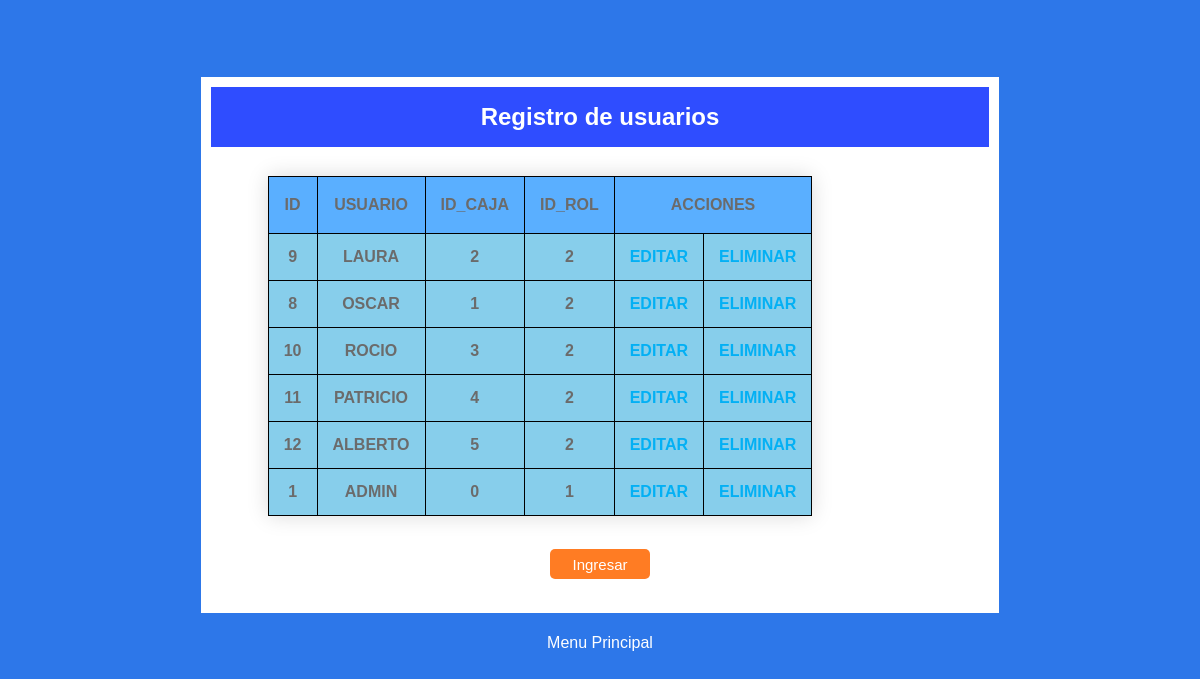
Page /agregar_usuario.php on the committed database.
### tables this page shows
CREATE TABLE `usuarios` (
  `id` int(11) NOT NULL,
  `usuario` varchar(50) NOT NULL,
  `password` varchar(255) NOT NULL,
  `idCaja` int(11) NOT NULL,
  `id_rol` int(11) NOT NULL,
  `fecha_alta` datetime NOT NULL,
  `fecha_actualizacion` datetime NOT NULL
);

### funciones/funciones.php (called while the page is built, shortened)
<?php
function consulta($con,$sql,$error){
	$resultado=mysqli_query($con,$sql) or die (mysqli_error($con));
	return $resultado;
}
?>

### agregar_usuario.php (the view, shortened to what this page needs)
<!doctype html>
<html>
<head>
    <link rel="stylesheet" type="text/css" href="css/generales.css">
    <link rel="stylesheet" type="text/css" href="css/agregar_usuarios.css">
</head>
<body>
    <div class="contenedor-principal">
        <div class="contenedor-info" id="info-usuario">
            <h1>Registro de usuarios</h1>
            <?php
            require_once('funciones/conexion.php');
            require_once('funciones/funciones.php');
            $sql = "select * from usuarios";
            $error = "Error al cargar los usuarios";
            $buscar = consulta($con, $sql, $error);
            $info = mysqli_fetch_assoc($buscar);
            $idUsuario = $info['id'];
            $sql = "SELECT *  FROM usuarios";
            $error_msg = "No existen usuarios";
            $query = consulta($con, $sql, $error_msg);
            ?>
            <ul class="info-usuario">
                <table class="table">
                    <thead class="table-success table-striped">
                        <tr>
						    <th>id</th>
                            <th>usuario</th>
                            <th>id_Caja</th>
                            <th>id_rol</th>
                            <th align="center" colspan="2">acciones</th>
                        </tr>
                    </thead>
                    <tbody>
					<?php
                            while($row=mysqli_fetch_array($query)){
                        ?>
                            <tr>
                                <td><?php echo $row['id']?></td>
                                <td><?php echo $row['usuario']?></td>
                                <td><?php echo $row['idCaja']?></td>
                                <td><?php echo $row['id_rol']?></td>
                                <td><a href="usuario/actualizar_u.php?id=<?php echo $row['id'] ?>" class="btn btn-info">Editar</a></td>
                                <td><a href="usuario/delete_u.php?id=<?php echo $row['id'] ?>" class="btn btn-danger">Eliminar</a></td>
                             </tr>
                            <?php
                            }
                            ?>
                    </tbody>
                </table>
            </ul>
            <button id="usuarioInfo" value="<?php echo $idUsuario; ?>">Ingresar</button>
        </div>
        <a href="administrador.php" class="link-menu">Menu Principal</a>
    </div>
</body>
</html>

### css/generales.css (style rules this page uses)
body, html { background: black; color: #6b6b6b; cursor: default; font-family: Verdana, Arial, Helvetica, sans-serif; font-size: 12pt; line-height: 16px; margin: 0px; padding: 0px; width: 100%; height: 100vh; }
* { box-sizing:border-box; }
a { color:#03b0f4; text-decoration: none; }
.contenedor-principal { width: 100%; height: 100%; min-height:100vh; padding: 20px 30px; position:absolute; background: #2D77E9; }
.link-menu { display:block; width:200px; margin:0px auto; margin-top:2%; color:white; text-align:center; }

### css/agregar_usuarios.css (style rules this page uses)
.contenedor-info { width:70%; min-width:300px; height:auto; margin:0px auto; margin-top:5%; padding:10px; padding-bottom:10px; background:white; }
.contenedor-info h1, .form-editar h1 { background:#2F4DFF; color:white; display: flex; align-items: center; justify-content: center; font-size: 150%; height: 60px; margin:0px; margin-bottom:5%; }
.info-usuario { list-style:none; padding:0px; width:70%; margin:0px auto; }
#usuarioInfo { display:block; margin:0px auto; margin-top:3%; margin-bottom:3%; width:100px; height:30px; background-color:#FF7C23; color:white; padding:5px; border:none; border-radius:5px; font-size:15px; cursor:pointer; }
.table { border-collapse: collapse; margin: 25px 0; font-size: 1.0em; font-family: sans-serif; min-width: 400px; box-shadow: 0 0 20px rgba(0, 0, 0, 0.15); width: 80%; border: 1px solid black; margin-top:5%; padding:10px; padding-bottom:10px; height:auto; margin:0px auto; }
.table { background-color: rgb(86, 163, 188); height: 150px; width: 150px; }
.table { background-color: #ffffff; width: 50%; height: 100px; left: -60px; position: relative; top: -10px; width: 100px; height:auto; }
thead { background: rgba(0, 132, 255, 0.649); }
th { padding: 20px 15px; font-weight: 700; text-transform: uppercase; width: 25%; text-align: center; vertical-align: top; border: 1px solid #000; border-collapse: collapse; caption-side: bottom; }
td { padding: 15px; border-bottom: solid 5px rgb(255, 255, 255); font-weight: 700; text-transform: uppercase; border: 1px solid #000; text-align: center; }
tbody tr { cursor: pointer; background: skyblue; }

### rows in the picture
usuarios: id "9", usuario "LAURA", idCaja "2", id_rol "2"
usuarios: id "8", usuario "OSCAR", idCaja "1", id_rol "2"
usuarios: id "10", usuario "ROCIO", idCaja "3", id_rol "2"
usuarios: id "11", usuario "PATRICIO", idCaja "4", id_rol "2"
usuarios: id "12", usuario "ALBERTO", idCaja "5", id_rol "2"
usuarios: id "1", usuario "ADMIN", idCaja "0", id_rol "1"
